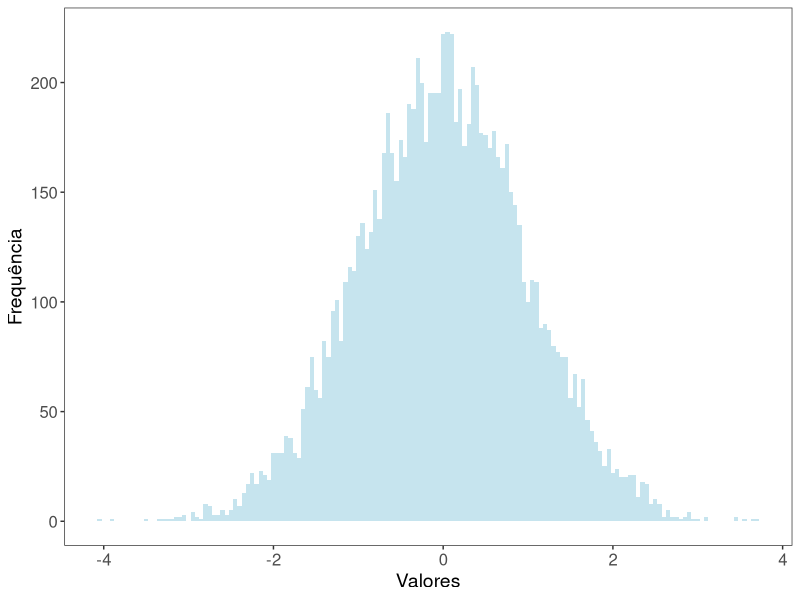

Generate this figure with R:
## ---- chunk 1
knitr::opts_chunk$set(echo = TRUE)
## ---- chunk 2
#install.packages("ggplot2")
library(ggplot2)
a <- as.data.frame(rnorm(10000))
b <- as.data.frame(rnorm(1000))
c <- cbind(a,b)

ggplot(data = a) +
  geom_histogram(bins = 30, aes(x = rnorm(10000)), alpha = .7, fill = "lightblue", binwidth = .05) +
  ylab("Frequência") +
  xlab("Valores") +
  theme_bw() +
  theme(panel.grid = element_blank(),
        axis.text = element_text(size = 12), 
        text = element_text(size = 14))
